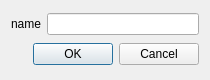
<?xml version="1.0" encoding="UTF-8"?>
<ui version="4.0">
 <class>AddTag</class>
 <widget class="QDialog" name="AddTag">
  <property name="windowModality">
   <enum>Qt::ApplicationModal</enum>
  </property>
  <property name="geometry">
   <rect>
    <x>0</x>
    <y>0</y>
    <width>210</width>
    <height>80</height>
   </rect>
  </property>
  <property name="windowTitle">
   <string>Dialog</string>
  </property>
  <layout class="QVBoxLayout" name="verticalLayout">
   <item>
    <layout class="QHBoxLayout" name="horizontalLayout">
     <item>
      <widget class="QLabel" name="label">
       <property name="text">
        <string>name</string>
       </property>
      </widget>
     </item>
     <item>
      <widget class="QLineEdit" name="lineEdit"/>
     </item>
    </layout>
   </item>
   <item>
    <widget class="QDialogButtonBox" name="buttonBox">
     <property name="orientation">
      <enum>Qt::Horizontal</enum>
     </property>
     <property name="standardButtons">
      <set>QDialogButtonBox::Cancel|QDialogButtonBox::Ok</set>
     </property>
    </widget>
   </item>
  </layout>
 </widget>
 <resources/>
 <connections>
  <connection>
   <sender>buttonBox</sender>
   <signal>accepted()</signal>
   <receiver>AddTag</receiver>
   <slot>accept()</slot>
   <hints>
    <hint type="sourcelabel">
     <x>248</x>
     <y>254</y>
    </hint>
    <hint type="destinationlabel">
     <x>157</x>
     <y>274</y>
    </hint>
   </hints>
  </connection>
  <connection>
   <sender>buttonBox</sender>
   <signal>rejected()</signal>
   <receiver>AddTag</receiver>
   <slot>reject()</slot>
   <hints>
    <hint type="sourcelabel">
     <x>316</x>
     <y>260</y>
    </hint>
    <hint type="destinationlabel">
     <x>286</x>
     <y>274</y>
    </hint>
   </hints>
  </connection>
 </connections>
</ui>
